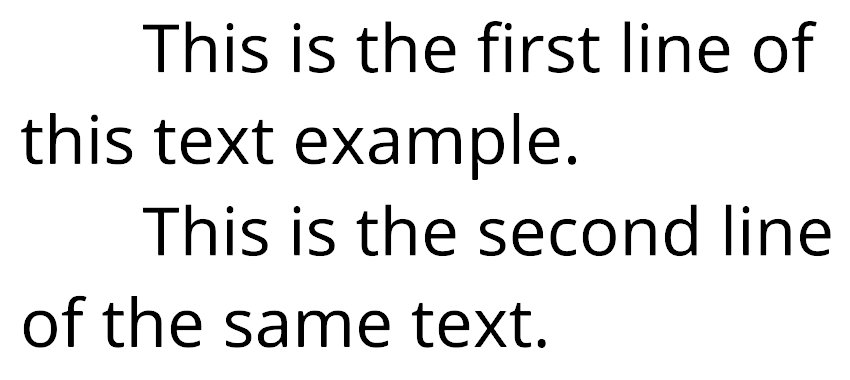
#> input picture image.png, 850 x 380 px
$ python img-to-text.py --image image.png
#> lines starting #> are read from the running program, lines starting #| are printed output that depends on the picture
from PIL import Image
import pytesseract
import argparse
import cv2

# construct the argument parser and parse the arguments
ap = argparse.ArgumentParser()
ap.add_argument("-i", "--image", required=True, help="Path to the image")
args = vars(ap.parse_args())

# load the image and convert it to grayscale
image = cv2.imread(args["image"])
#> image is the input picture: shape (380, 850, 3); min 0, max 255, mean 232.5
cv2.imshow("Original", image)

# Apply an "average" blur to the image

blurred = cv2.blur(image, (3,3))
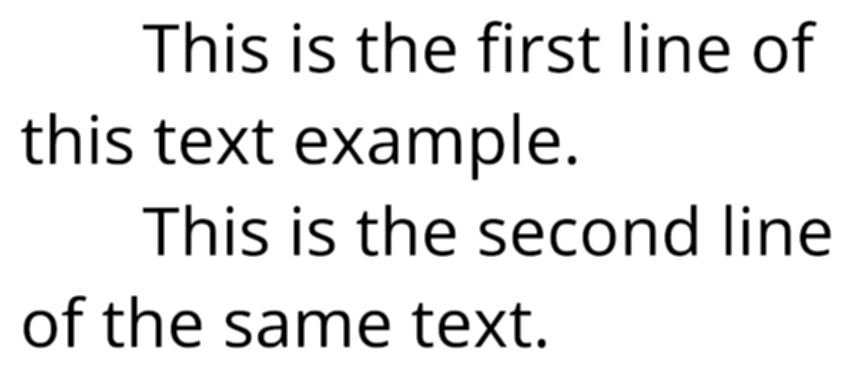
#> blurred: shape (380, 850, 3); min 0, max 255, mean 232.5
cv2.imshow("Blurred_image", blurred)
img = Image.fromarray(blurred)
#> (the run stopped early here; a loop or call above may not have finished)
